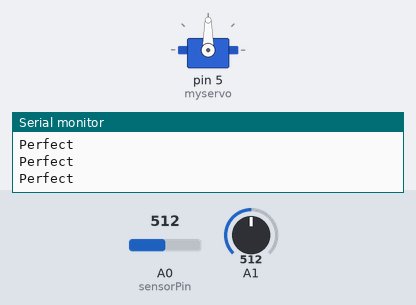
This sketch was run on a simulated Arduino Uno, built with avr-gcc and run on an emulated ATmega328P. Parts: servo, the last lines printed to the serial monitor. The test bench sets the inputs (shaded band); at power-on: A0 (sensorPin) = 512, A1 = 512.

Above: at 1.2 s.
1.3 s: A0 (sensorPin) set to 716
At 2.1 s:
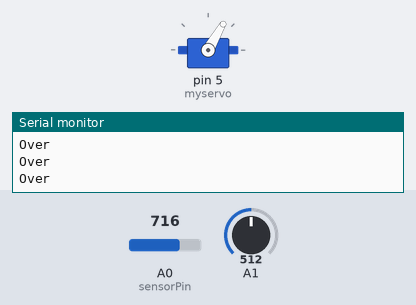
2.9 s: A1 set to 900
At 3.5 s:
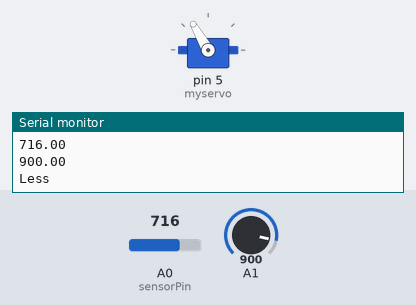
4.5 s: A1 set to 716
At 5.0 s:
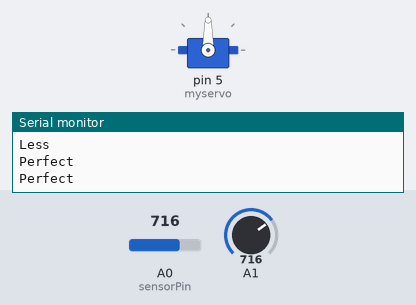
6.1 s: A1 set to 511
At 7.5 s:
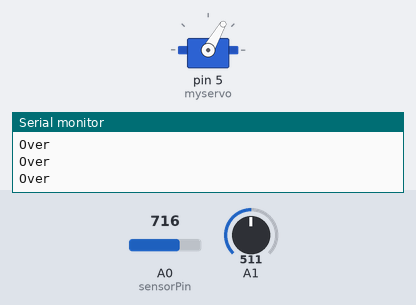
Timing chart, 0 to 8.7 s (numbered marks = the images above; inputs shaded):
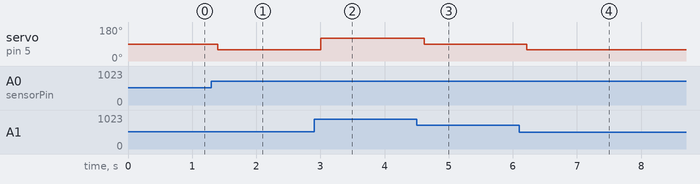

The sketch:

servo_sol.ino
```cpp
#include <Servo.h>
Servo myservo;
int sensorPin = A0;
// Her defineres alle Servo som myservo og A0 defineres som sensorPin

void setup() {
  // Ben 5 sættes til digitalt PWM-output, A0 og A1 er input
  pinMode(5, OUTPUT);
  pinMode(A1, INPUT);
  pinMode(A0, INPUT);


  // Servo forbindes til ben 5 og der bliver printet til Serial monitor med en Baud-rate på 115.200.
  myservo.attach(5);
  Serial.begin(115200);
}

// Her begyndes det primære loop, hvor vi har tre forskellige muligheder for servoen.
// Der foretages analog læsning af ben A0 og A1.
void loop() {
 float sensorValue1 = analogRead(A1);
 float sensorValue0 = analogRead(A0);

  // Her startes første loop hvor sensor 1 og sensor 2 sammenlignes. Er de lig hinanden indstilles servoen
  // til vinkel 90, som er neutral - servoen står stille.
  if (sensorValue1 == sensorValue0) {
    myservo.write(90);
    Serial.println("Perfect");
    }
  // Her begynder andet tilfælde, hvor den ene sensor er større end den anden. Servoen drejer frem.
  // Dette printes
  else if (sensorValue0 < sensorValue1){
    myservo.write(120);
    Serial.println(sensorValue0);
    Serial.println(sensorValue1);
    Serial.println("Less");
  }
  // Sidste mulighed begynder her, servoen drejer tilbage. Resultatet og værdi printes til serial monitor
  else if (sensorValue0 > sensorValue1){
    myservo.write(60);
    Serial.println("Over");
  }
  delay(200);
    }
```

Measured:
- after the input at 1.3 s, servo on pin 5 (myservo): 90° → 60° after 0.10 s
- after the input at 2.9 s, servo on pin 5 (myservo): 60° → 120° after 0.11 s
- after the input at 4.5 s, servo on pin 5 (myservo): 120° → 90° after 0.12 s
- after the input at 6.1 s, servo on pin 5 (myservo): 90° → 60° after 0.12 s
